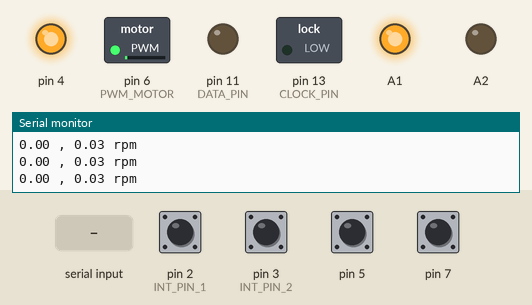
Recording of a sketch running on a simulated Arduino Uno, built with avr-gcc and run on an emulated ATmega328P. Shown: switched loads named in the sketch (green lamp = pin HIGH), output pins drawn as LEDs (lit = HIGH), the last lines printed to the serial monitor. Dashed ring = blinking. The inputs (shaded band) are chosen by the test bench; at power-on: pin 2 (INT_PIN_1), pin 3 (INT_PIN_2), pin 5, pin 7 HIGH.

Above: at 1.09 s.
1.3 s: "90,45\n" received over Serial
4.3 s: pin 5 pulled LOW for 0.15 s
At 7.3 s:
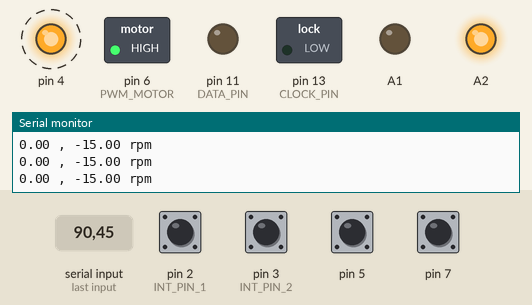
7.4 s: pin 7 pulled LOW for 0.15 s
At 8.44 s:
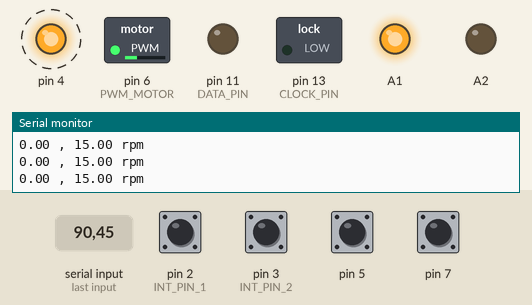
At 9.4 s:
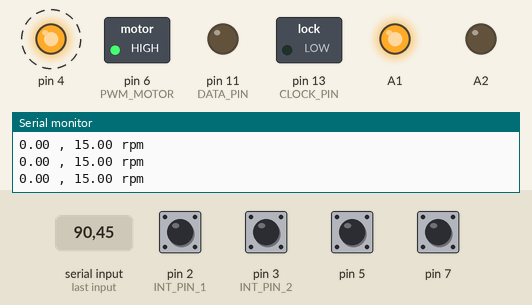
10.4 s: pin 5 pulled LOW for 1 s
At 12.58 s:
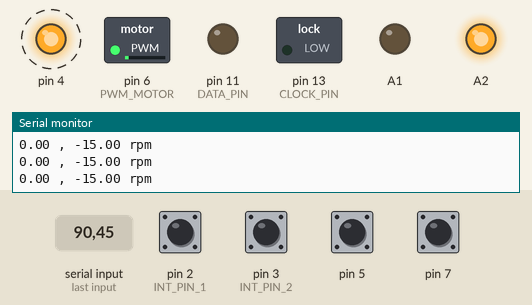
13.9 s: "30,150\n" received over Serial
16.9 s: pin 2 (INT_PIN_1) pulled LOW for 0.15 s
Timing chart, 0 to 20.9 s (numbered marks = the images above; inputs shaded):
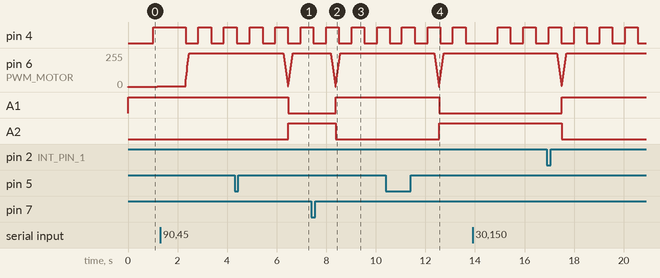

Measured:
- after the input at 4.3 s, A1: HIGH → LOW after 2.2 s; A2: LOW → HIGH after 2.2 s
- after the input at 7.4 s, A1: LOW → HIGH after 0.98 s; A2: HIGH → LOW after 0.98 s
- after the input at 10.4 s, A1: HIGH → LOW after 2.2 s; A2: LOW → HIGH after 2.2 s
- by itself, pin 4: alternates HIGH for 0.51 s and LOW for 0.51 s

The sketch:

2563_4_15_ex31.ino
```cpp
#define PWM_MOTOR 6
#define INT_PIN_1 2
#define INT_PIN_2 3
#define LED 4

#define CLOCK_PIN 13 //SHCP
#define SS_PIN_1 10 //STCP
#define DATA_PIN 11 //DS
#define SS_PIN_2 9 //DS

bool previous_read;
int pos=0,last_pos=0;
int fbspeed=0;
int sp=0;
String inString = "";
double PID_Speed=1,PWM;
double derivative;
double proportional;
double intergral;
double last_proportional;
double rpmpulse=1;
char number[10]= {0x3F,0x06,0x5B,0x4F,0x66,0x6D,0x7D,0x07,0x7F,0x67};
int n;
unsigned long previouse_millis=0;
unsigned long previouse_millis_1=0;
int lastpress1=0,lastpress2=0;
int toggle=0;


void setup()
{
  pinMode(2,INPUT_PULLUP);
  pinMode(3,INPUT_PULLUP);
  pinMode(5,INPUT_PULLUP);
  pinMode(7,INPUT_PULLUP);
  pinMode(4,OUTPUT);
  pinMode(A1,OUTPUT);
  pinMode(A2,OUTPUT);
  pinMode(6,OUTPUT);
  pinMode(CLOCK_PIN,OUTPUT);
  pinMode(SS_PIN_1,OUTPUT);
  pinMode(DATA_PIN,OUTPUT);
  pinMode(SS_PIN_2,OUTPUT);
  Serial.begin(9600);
  Serial.println("Started Encoder");
  cli(); // stop interrupts
  TCCR1A = 0; // set entire TCCR1A register to 0
  TCCR1B = 0; // same for TCCR1B
  TCNT1  = 0; // initialize counter value to 0
  // set compare match register for 50 Hz increments
  OCR1A = 39999; // = 16000000 / (8 * 50) - 1 (must be <65536)
  // turn on CTC mode
  TCCR1B |= (1 << WGM12);
  // Set CS12, CS11 and CS10 bits for 8 prescaler
  TCCR1B |= (0 << CS12) | (1 << CS11) | (0 << CS10);
  // enable timer compare interrupt
  TIMSK1 |= (1 << OCIE1A);
  sei(); // allow interrupts
  attachInterrupt(digitalPinToInterrupt(INT_PIN_1), ISR_C, RISING);
  //attachInterrupt(digitalPinToInterrupt(INT_PIN_2), ISR_D, RISING);
}

void loop()
{
  unsigned long current_millis=millis();
  if(current_millis-previouse_millis>=100)
  {
    previouse_millis=current_millis;
    fbspeed=pos/0.1;
  	pos=0;
  }
  if(current_millis-previouse_millis_1>=500)
  {
    previouse_millis_1=current_millis;
    digitalWrite(4,toggle);
    toggle=!toggle;
  }
  if(digitalRead(5)<lastpress1)
  {
    if(rpmpulse>0)
      rpmpulse=rpmpulse*-1;
  }
  if(digitalRead(7)<lastpress2)
  {
    if(rpmpulse<0)
      rpmpulse=rpmpulse*-1;
  }
  lastpress1=digitalRead(5);
  lastpress2=digitalRead(7);
  //Serial.print(lastpress1);
  //Serial.print(lastpress2);
  //Serial.print(" ");
  if(Serial.available())
  {
    inString=Serial.readString();
    sp=inString.toInt();
    if(sp>20)
    {
      Serial.println("The program doesn't support that number setting... to 15");
      sp=15;
    }
    if(sp<-20)
    {
      Serial.println("The program doesn't support that number setting... to -15");
      sp=-15;
    }
    rpmpulse=sp*(5500/((30/4.0)*21));
  }
  Serial.print((double)fbspeed*(30/4.0)*21/5500.0);
  Serial.print(" , ");
  Serial.print(rpmpulse*(30/4.0)*21/5500.0);
  Serial.println(" rpm ");
}

ISR(TIMER1_COMPA_vect){
  proportional=fbspeed-rpmpulse;
  derivative=proportional-last_proportional;
  last_proportional=proportional;
  intergral+=proportional;
  PID_Speed=proportional*0.05+derivative*0.05+intergral*0.00004;
  PWM-=PID_Speed;
  if(PWM<1&&PWM>-1)
  {
    PWM=1;
  }
  setSpeed(-PWM);
  //Serial.print(PWM);
  //Serial.print(" , ");

  //Serial.println(PID);
}


void ISR_C()
{
  if(digitalRead(INT_PIN_2)==0)
  {
    pos--;
  }
  else
  {
    pos++;
  }
}

void setSpeed(int a)
{
  if(a<=0)
  {
    digitalWrite(A1,HIGH);
  	digitalWrite(A2,LOW);
  }
  else
  {
    digitalWrite(A1,LOW);
  	digitalWrite(A2,HIGH);
  }
  if(ab(a)>255)
  {
     analogWrite(PWM_MOTOR,255);
  }
  else
  {
    analogWrite(PWM_MOTOR,ab(a));
  }
}

int ab(int t)
{
  if(t<0)
    return t*-1;
  else
    return t;
}

void spi_write_1(unsigned char cData)
{
  shiftOut(DATA_PIN,CLOCK_PIN,MSBFIRST,cData);
  digitalWrite(SS_PIN_1,HIGH);
  digitalWrite(SS_PIN_1,LOW);
}
void spi_write_2(unsigned char cData)
{
  shiftOut(DATA_PIN,CLOCK_PIN,MSBFIRST,cData);
  digitalWrite(SS_PIN_2,HIGH);
  digitalWrite(SS_PIN_2,LOW);
}
```
